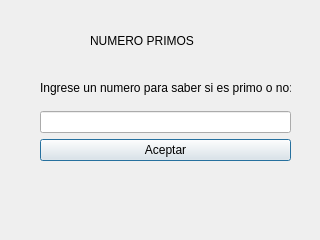
<?xml version="1.0" encoding="UTF-8"?>
<ui version="4.0">
 <class>numeroPrimo</class>
 <widget class="QDialog" name="numeroPrimo">
  <property name="geometry">
   <rect>
    <x>0</x>
    <y>0</y>
    <width>320</width>
    <height>240</height>
   </rect>
  </property>
  <property name="windowTitle">
   <string>Dialog</string>
  </property>
  <widget class="QLabel" name="label">
   <property name="geometry">
    <rect>
     <x>90</x>
     <y>20</y>
     <width>141</width>
     <height>41</height>
    </rect>
   </property>
   <property name="text">
    <string>NUMERO PRIMOS</string>
   </property>
  </widget>
  <widget class="QLabel" name="resultPrimos">
   <property name="geometry">
    <rect>
     <x>40</x>
     <y>180</y>
     <width>249</width>
     <height>34</height>
    </rect>
   </property>
   <property name="text">
    <string/>
   </property>
  </widget>
  <widget class="QWidget" name="layoutWidget">
   <property name="geometry">
    <rect>
     <x>40</x>
     <y>70</y>
     <width>251</width>
     <height>91</height>
    </rect>
   </property>
   <layout class="QGridLayout" name="gridLayout">
    <item row="2" column="0">
     <widget class="QLineEdit" name="txtNumPrimo"/>
    </item>
    <item row="3" column="0">
     <widget class="QPushButton" name="pbAceptarNumPrimo">
      <property name="text">
       <string>Aceptar</string>
      </property>
     </widget>
    </item>
    <item row="1" column="0">
     <widget class="QLabel" name="label_2">
      <property name="text">
       <string>Ingrese un numero para saber si es primo o no:</string>
      </property>
     </widget>
    </item>
   </layout>
  </widget>
 </widget>
 <resources/>
 <connections/>
</ui>
